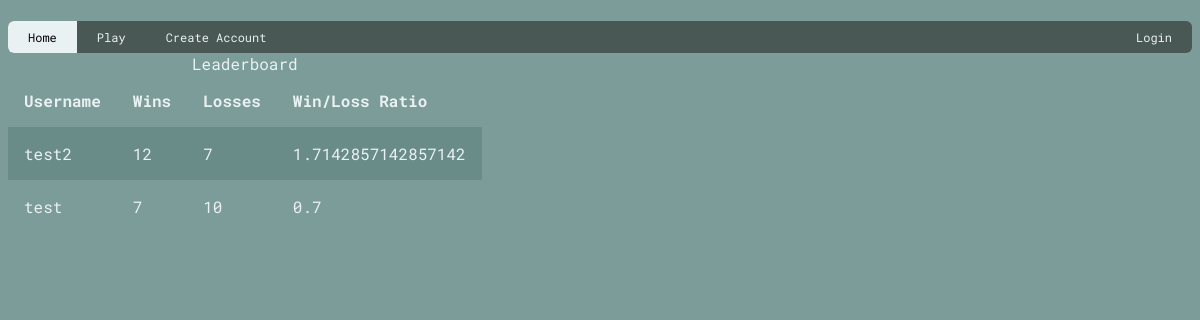
Before: / with the older database file.
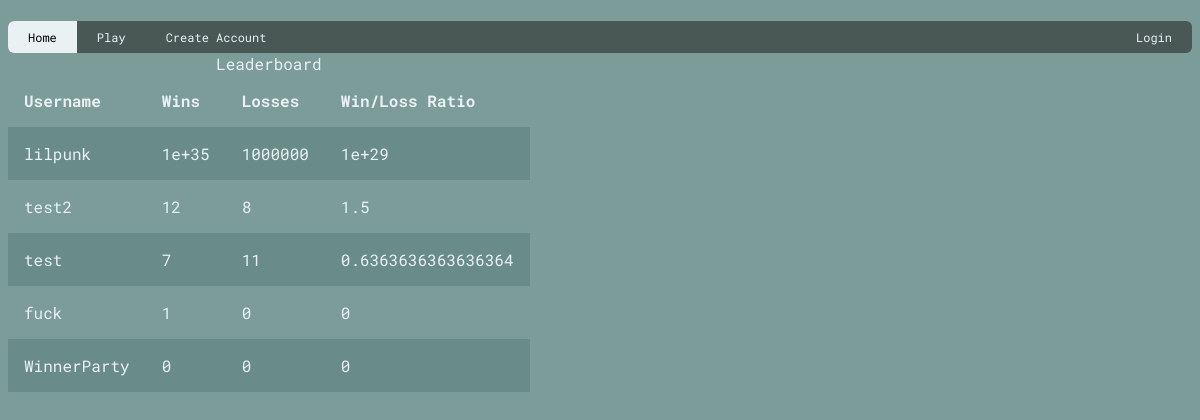
After: the same page with the newer database file.
### models.py (models this page shows)
class users(db.Model):
    __tablename__ = 'user'
    userId = db.Column(db.Integer, primary_key = True)
    username = db.Column(db.String)
    password = db.Column(db.String)
    gamesWon = db.Column(db.Integer)
    gamesLost = db.Column(db.Integer)
    sessionId = db.Column(db.Integer)

### main.py (the view)
@app.route('/')
def home():
    users = (models.users.query.order_by(models.users.gamesWon.desc()).all())
    print(users)
    return render_template('home.html', users=users)

### main.py (called while the page is built)
@app.context_processor
def add_current_user(): # function to create a user session
    if session.get('user'): # if there is user session
        return dict(current_user = models.users.query.get(session['user']))
    return dict(current_user = None)

### templates/home.html
{% extends 'layout.html' %}
{% block body %}
<table>
    <caption>Leaderboard</caption>
    <tr>
        <th>Username</th>
        <th>Wins</th>
        <th>Losses</th>
        <th>Win/Loss Ratio</th>
    </tr>
    {% for user in users %}
        <tr>
            <td>{{user.username}}</td>
            <td>{{user.gamesWon}}</td>
            <td>{{user.gamesLost}}</td>
            {% if user.gamesWon > 0 and user.gamesLost > 0 %}
                <td>{{user.gamesWon / user.gamesLost}}</td>
            {% else %}
                <td>0</td>
            {% endif %}
        </tr>
    {%endfor%}
</table>
{% endblock body %}

### templates/layout.html (shortened to what this page needs)
{% macro nav_item(text, url, extra_class) %}
<a href="{{ url }}" class="{{ extra_class }} {% if request.path == url %}active{% endif %}">{{ text }}</a>
{% endmacro %}
<!DOCTYPE html>
<html lang = 'en'>
<head>
    <link rel = 'stylesheet' href = '/static/css/style.css'>
</head>
<body>
    <div class = 'navbar' id = 'topnav'>
        {{ nav_item('Home', '/') }}
        {{ nav_item('Play', '/play')}}
        {{ nav_item('Create Account', '/createaccount') }}
        <lgn>
            {% if current_user %}
                <txt>{{('Logged in as {}'.format(current_user.username)) }}</txt>
                {{ nav_item('Logout', '/logout') }}
            {% else %}
            {{ nav_item('Login', '/login') }}
            {% endif %}
        </lgn>
    </div>
    <div class="content">
        {% block body %}
        {% endblock body %}
    </div>
</body>
</html>

### static/css/style.css (style rules this page uses)
:root { --c1: #7b9c98; --c2: #eaf1f3; --c3: #495755; --c4: 'Roboto Mono'; --c5: #698c88; }
.navbar { background-color: var(--c3); }
html { font-family: var(--c4); color: var(--c2); }
a { color: var(--c2) }
body { background-color: var(--c1); }
table { border-collapse: collapse; border-spacing: 0; width: 25%; }
th, td { text-align: left; padding: 16px; }
tr:nth-child(even) { background-color: var(--c5); }
.navbar { background-color: var(--c3); overflow: hidden; border-radius: 6px; }
.navbar a { float: left; display: block; color: var(--c2); text-align: center; padding: 8px 20px; text-decoration: none; font-size: 12px; }
.navbar a.active { background-color: var(--c2); color: black; }
lgn { float: right; }

Changed rows visible on the page:
added users: username "lilpunk", gamesWon "1e+35", gamesLost "1000000", user.gamesWon/user.gamesLost "1e+29"
changed users "test2": gamesLost "7" → "8"; user.gamesWon/user.gamesLost "1.7142857142857142" → "1.5"
changed users "test": gamesLost "10" → "11"; user.gamesWon/user.gamesLost "0.7" → "0.6363636363636364"
added users: username "fuck", gamesWon "1", gamesLost "0"
added users: username "WinnerParty", gamesWon "0", gamesLost "0"
